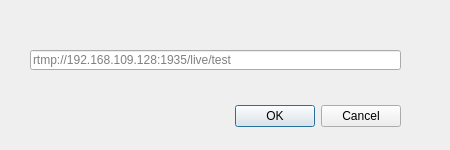
<?xml version="1.0" encoding="UTF-8"?>
<ui version="4.0">
 <class>ChooseUrlUi</class>
 <widget class="QDialog" name="ChooseUrlUi">
  <property name="enabled">
   <bool>true</bool>
  </property>
  <property name="geometry">
   <rect>
    <x>0</x>
    <y>0</y>
    <width>450</width>
    <height>150</height>
   </rect>
  </property>
  <property name="sizePolicy">
   <sizepolicy hsizetype="Ignored" vsizetype="Ignored">
    <horstretch>0</horstretch>
    <verstretch>0</verstretch>
   </sizepolicy>
  </property>
  <property name="windowTitle">
   <string>Dialog</string>
  </property>
  <property name="styleSheet">
   <string notr="true"/>
  </property>
  <widget class="QWidget" name="layoutWidget">
   <property name="geometry">
    <rect>
     <x>20</x>
     <y>100</y>
     <width>381</width>
     <height>33</height>
    </rect>
   </property>
   <layout class="QHBoxLayout" name="unamelayout">
    <property name="spacing">
     <number>6</number>
    </property>
    <property name="leftMargin">
     <number>0</number>
    </property>
    <property name="topMargin">
     <number>0</number>
    </property>
    <property name="rightMargin">
     <number>0</number>
    </property>
    <property name="bottomMargin">
     <number>0</number>
    </property>
    <item>
     <spacer>
      <property name="orientation">
       <enum>Qt::Horizontal</enum>
      </property>
      <property name="sizeHint" stdset="0">
       <size>
        <width>131</width>
        <height>31</height>
       </size>
      </property>
     </spacer>
    </item>
    <item>
     <widget class="QPushButton" name="okButton">
      <property name="text">
       <string>OK</string>
      </property>
     </widget>
    </item>
    <item>
     <widget class="QPushButton" name="cancelButton">
      <property name="text">
       <string>Cancel</string>
      </property>
     </widget>
    </item>
   </layout>
  </widget>
  <widget class="QLineEdit" name="lineEdit">
   <property name="geometry">
    <rect>
     <x>30</x>
     <y>50</y>
     <width>371</width>
     <height>20</height>
    </rect>
   </property>
   <property name="sizePolicy">
    <sizepolicy hsizetype="Expanding" vsizetype="Expanding">
     <horstretch>0</horstretch>
     <verstretch>0</verstretch>
    </sizepolicy>
   </property>
   <property name="maximumSize">
    <size>
     <width>800</width>
     <height>400</height>
    </size>
   </property>
   <property name="placeholderText">
    <string>rtmp://192.168.109.128:1935/live/test</string>
   </property>
  </widget>
 </widget>
 <resources/>
 <connections>
  <connection>
   <sender>okButton</sender>
   <signal>clicked()</signal>
   <receiver>ChooseUrlUi</receiver>
   <slot>accept()</slot>
   <hints>
    <hint type="sourcelabel">
     <x>278</x>
     <y>253</y>
    </hint>
    <hint type="destinationlabel">
     <x>96</x>
     <y>254</y>
    </hint>
   </hints>
  </connection>
  <connection>
   <sender>cancelButton</sender>
   <signal>clicked()</signal>
   <receiver>ChooseUrlUi</receiver>
   <slot>reject()</slot>
   <hints>
    <hint type="sourcelabel">
     <x>369</x>
     <y>253</y>
    </hint>
    <hint type="destinationlabel">
     <x>179</x>
     <y>282</y>
    </hint>
   </hints>
  </connection>
 </connections>
</ui>
